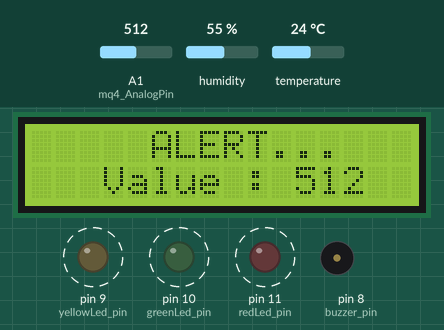
Bench run of a sketch on a simulated Arduino Uno, built with avr-gcc and run on an emulated ATmega328P. On the bench: 16×2 character LCD, output pins drawn as LEDs (lit = HIGH), buzzer (waves = sounding). Dashed ring = blinking. Inputs (shaded band) come from the test bench; at power-on: A1 (mq4_AnalogPin) = 512, humidity 55 %, temperature 24 °C. The local clock reads 2024-03-15 10:24:30 at power-on unless the sketch sets it; what the sketch prints to the serial monitor is not drawn.

Above: at 7.7 s.
7.8 s: A1 (mq4_AnalogPin) set to 414
At 8.29 s:
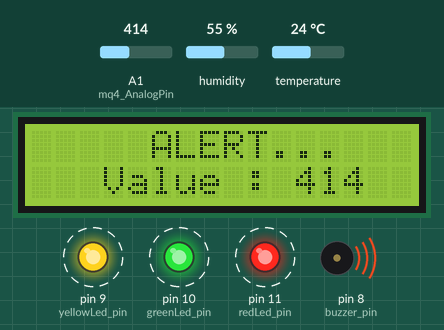
10.5 s: A1 (mq4_AnalogPin) set to 383
At 12.5 s:
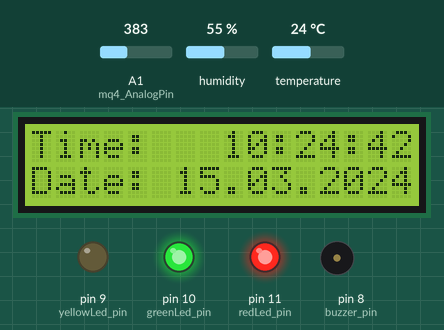
13.5 s: A1 (mq4_AnalogPin) set to 410
At 13.98 s:
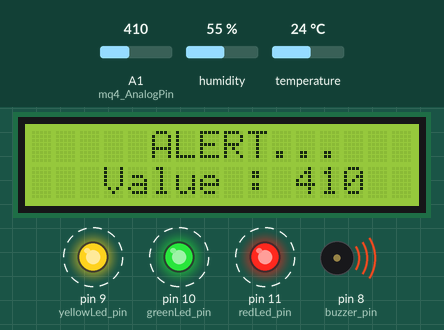
15.0 s: A1 (mq4_AnalogPin) set to 390
At 40.1 s:
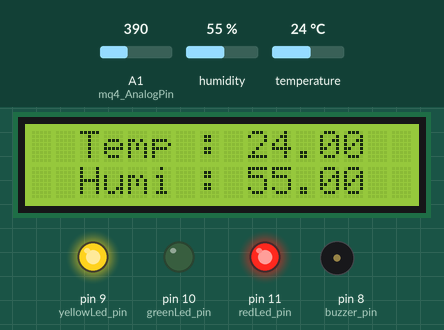
Timing chart, 0 to 40.8 s (numbered marks = the images above; inputs shaded):
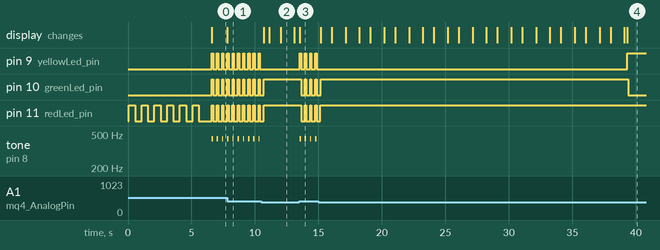

The sketch:

SmartClock.ino
```cpp
  #include <DS3231.h>           // Real Time Clock Library
  #include <LiquidCrystal.h>    // 16x2 LCD led screen library
  #include <dht11.h>            // temperature&humidity sensor library

  DS3231  rtc(SDA, SCL);                    //set Real Time Clock pins
  LiquidCrystal lcd(2, 3, 4, 5, 6, 7);      //set Lcd screen pins
  dht11 DHT11_sensor;                       // We have created a DHT11 object named DHT11_sensor.

  // We define our sensor pins:
  #define dht11_pin A0
  #define mq4_AnalogPin A1
  #define redLed_pin 11
  #define greenLed_pin 10
  #define yellowLed_pin 9
  #define buzzer_pin 8

  int sensorValue = 0;    // Mq4 methane gas output value

  // We set the preheating time required for sensor operation to 5sn
  #define preheat_time 5000
  // We set a threshold of the alarm to sound.
  #define threshold 400
  // We set a Display transition time
  #define numberOfCycles 138
  // time taken for a cycle = 0.216 micro second
  // responseTimeOfSensors X numberOfCycles:138 = displayTransitionTime:29.9second


//-----------------------------------------------------------------------------------------------------------------------------

  void setup() {
   //We define the buzzer module as input for the alarm
   pinMode(buzzer_pin, INPUT);
   pinMode(redLed_pin, OUTPUT);
   pinMode(greenLed_pin, OUTPUT);
   pinMode(yellowLed_pin, OUTPUT);

   // We initiate serial communication so that we can see the sensor value on the serial monitor:
   Serial.begin(9600);

   rtc.begin();       // Real Time Clock starting
   lcd.begin(16,2);   // Lcd screen starting

  // We expect the sensor to warm up for the first 5 seconds.
   methaneGasSensorPreparationProcess();
  }

//-----------------------------------------------------------------------------------------------------------------------------

  void loop() {

    for(int i=0; i<numberOfCycles; i++){
      methaneGasDetector();
         // If the sensor value is higher than the threshold, we call the alarm () function:
        if (sensorValue >= threshold){
          Buzzer(100);
          digitalWrite(greenLed_pin, LOW);
          digitalWrite(yellowLed_pin, LOW);
        }
        else{
          pinMode(buzzer_pin, INPUT); // buzzer module as input by silencing
          Clock();
          digitalWrite(yellowLed_pin, LOW);
        }
        delay(200);
    }

    for(int i=0; i<numberOfCycles; i++){
      methaneGasDetector();
         // If the sensor value is higher than the threshold, we call the alarm () function:
        if (sensorValue >= threshold){
          Buzzer(100);
          digitalWrite(greenLed_pin, LOW);
          digitalWrite(yellowLed_pin, LOW);
        }
        else{
          pinMode(buzzer_pin, INPUT); // buzzer module as input by silencing
          temperatureAndHumidity();
          digitalWrite(greenLed_pin, LOW);
        }
        delay(1);
    }
  }

//-----------------------------------------------------------------------------------------------------------------------------

  void Clock(){
   lcd.setCursor(0,0);  //Lcd line = 0
   lcd.print("Time:   ");
   lcd.print(rtc.getTimeStr());
   lcd.setCursor(0,1);  //Lcd line = 0
   lcd.print("Date: ");
   lcd.print(rtc.getDateStr());

   // Serial port codes
   Serial.print("Time:");
   Serial.print(rtc.getTimeStr());
   Serial.print("\t");
   Serial.print("Date: ");
   Serial.println(rtc.getDateStr());

   digitalWrite(greenLed_pin, HIGH);
  }

//-----------------------------------------------------------------------------------------------------------------------------

    void temperatureAndHumidity(){
    // Checking if the sensor is read.
    int chk = DHT11_sensor.read(dht11_pin);
    digitalWrite(yellowLed_pin, HIGH);

    lcd.setCursor(0,0);
    lcd.print("  Temp : ");
    lcd.print((float)DHT11_sensor.temperature, 2);
    lcd.print("   ");
    lcd.setCursor(0,1);
    lcd.print("  Humi : ");
    lcd.print((float)DHT11_sensor.humidity, 2);
    lcd.print("   ");

    // We print the data from the sensor on the serial monitor.
    Serial.print("Humidity (%): ");
    Serial.print((float)DHT11_sensor.humidity, 2);
    Serial.print("\t");

    Serial.print("Temperature (Celcius): ");
    Serial.print((float)DHT11_sensor.temperature, 2);
    Serial.print(" °C \t");

    Serial.print("Temperature (Kelvin): ");
    Serial.print(DHT11_sensor.kelvin(), 2);
    Serial.print(" K \t\t");

    Serial.print("Temperature (Fahrenheit): ");
    Serial.print(DHT11_sensor.fahrenheit(), 2);
    Serial.println(" °F \t");
  }

//-----------------------------------------------------------------------------------------------------------------------------

  void methaneGasSensorPreparationProcess(){
    Serial.println("preparing methane gas sensor...");
    for(int i=0; i <= preheat_time; i = i+1000){
      lcd.setCursor(0,0);
      lcd.print("Preparing Methan");
      lcd.setCursor(0,1);
      lcd.print("  Gas Sensor..  ");

      digitalWrite(redLed_pin, HIGH);
      delay(500);
      digitalWrite(redLed_pin, LOW);
      delay(500);
    }
    delay(500);
  }

//-----------------------------------------------------------------------------------------------------------------------------

   void methaneGasDetector(){
    // With the analogRead() function we measure the sensor value and keep it in a variable:
    sensorValue = analogRead(mq4_AnalogPin);
    digitalWrite(redLed_pin, HIGH);

    // To see the sensor value from your computer, we write to the serial monitor:
    Serial.print("Methane Gas : ");
    Serial.print(sensorValue);
    Serial.print("\t");
    delay(5);
  }

//-----------------------------------------------------------------------------------------------------------------------------

  // We define our alarm function. This function takes the time that determines how often the buzzer will sound as a parameter.
  void Buzzer(unsigned int duration){

      lcd.setCursor(0,0);
      lcd.print("     ALERT...   ");
      lcd.setCursor(0,1);
      lcd.print("   Value : ");
      lcd.print(sensorValue);
      lcd.print("  ");

    // We want the buzzer to sound at 440Hz (La note):
    tone(buzzer_pin, 440);
    digitalWrite(redLed_pin, HIGH);
    digitalWrite(yellowLed_pin, HIGH);
    digitalWrite(greenLed_pin, HIGH);
    delay(duration);

    noTone(buzzer_pin);
    digitalWrite(redLed_pin, LOW);
    digitalWrite(yellowLed_pin, LOW);
    digitalWrite(greenLed_pin, LOW);
    delay(duration);
  }
```

Measured:
- the behaviour switches between 400 and 399 on A1 (mq4_AnalogPin) (found by bisection; images 1 and 2)
- after the input at 7.8 s, the display: changes at once (image 1)
- after the input at 10.5 s, pin 9 (yellowLed_pin): stops changing and stays LOW; pin 10 (greenLed_pin), pin 11 (redLed_pin): goes on until 10.7 s, then stays HIGH; tone on pin 8 (buzzer_pin): stops changing and stays silent; the display: first changes after 0.21 s (image 2 shows a later state)
- after the input at 13.5 s, pin 9 (yellowLed_pin): alternates HIGH for 0.10 s and LOW for 0.31 s, starting at once; pin 10 (greenLed_pin): alternates HIGH for 0.10 s and LOW for 0.31 s, starting after 0.13 s
- after the input at 15.0 s, pin 11 (redLed_pin): goes on until 15.2 s, then stays HIGH; tone on pin 8 (buzzer_pin): stops changing and stays silent; the display: first changes after 0.18 s (image 4 shows a later state)
- by itself, pin 9 (yellowLed_pin), pin 10 (greenLed_pin): alternates HIGH for 0.10 s and LOW for 0.31 s
- by itself, pin 11 (redLed_pin): alternates HIGH for 0.11 s and LOW for 0.30 s
- by itself, tone on pin 8 (buzzer_pin): alternates 440 Hz for 0.10 s and silent for 0.31 s
